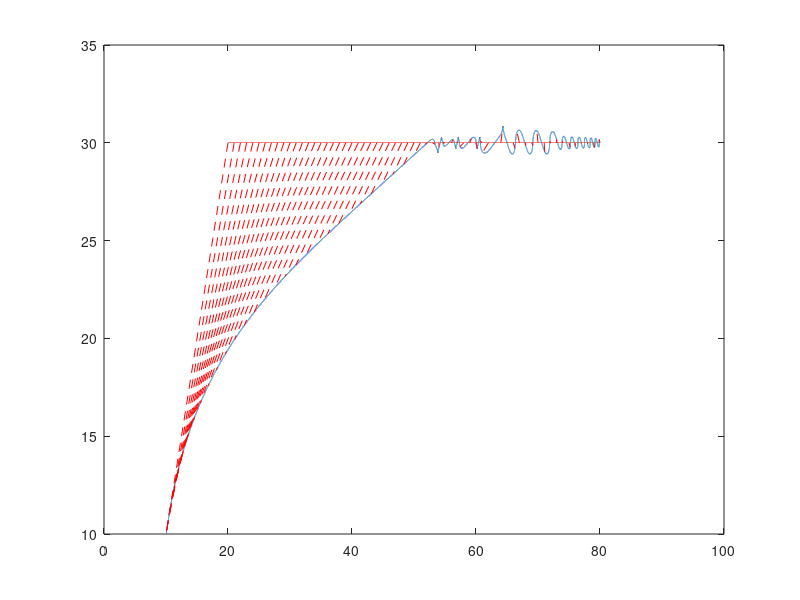
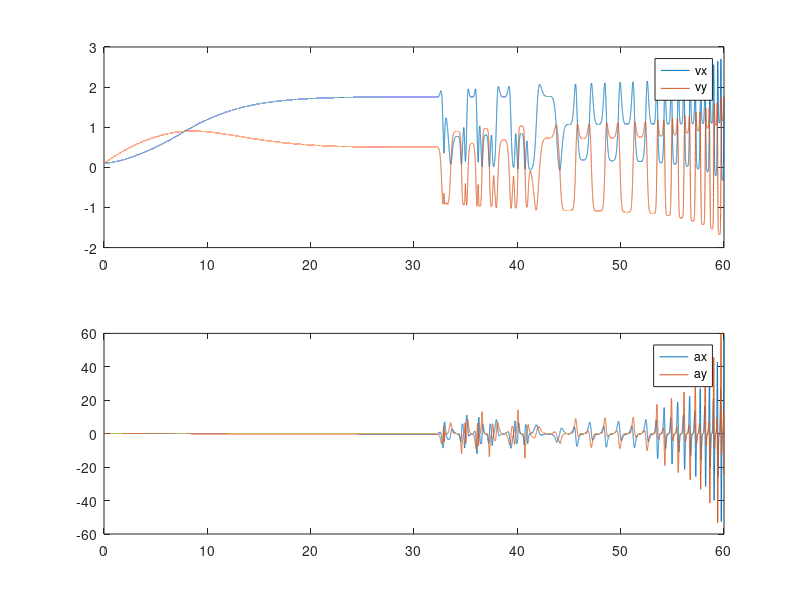
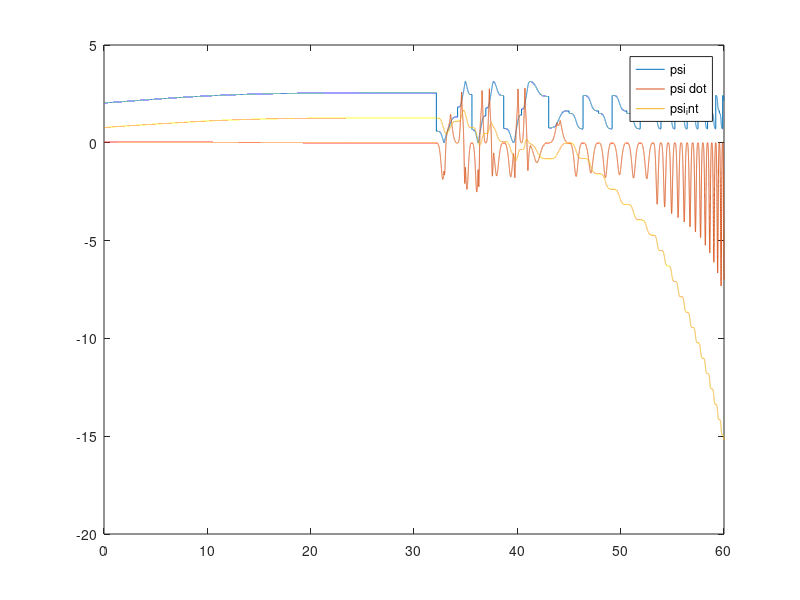

Source code (MATLAB) for these figures, in order:
close all;
clear;

tf = 60;
dt = 0.001;

target_start = [20; 30];
target_position = target_start;
target_velocity = [1; 0];

q_start = [10; 10];
q_position = q_start;
q_velocity = [0.1; 0.1]; % test what happens with different intital values
q_acceleration = [0;0];

simCounter = 1;

psi_int = 0;
for t = 0:dt:tf

	lambda = 5;
	
	% this implementation is not correct. look at the graphs. try to plot
	% the angle and see thats it derivative goes to 0
	LOS = -target_position + q_position;
	LOS_hist(:, simCounter) = LOS;
	
	psi = acos(dot(target_velocity, LOS)/(norm(LOS) * norm(target_velocity)));
	psi_hist(simCounter) = psi;
	chi_diff_q = acos(dot(q_velocity, LOS)/(norm(LOS) * norm(q_velocity)));
	chi_q_hist(simCounter) = chi_diff_q;
	chi_diff_t = acos(dot(target_velocity, LOS)/(norm(LOS) * norm(target_velocity)));
	chi_t_hist(simCounter) = chi_diff_t;
	
	psi_dot = (norm(target_velocity)*sin(chi_diff_t) - norm(q_velocity)*sin(chi_diff_q))/norm(LOS);
	psid_t_hist(simCounter) = norm(target_velocity)*sin(chi_diff_t);
	psid_q_hist(simCounter) = norm(q_velocity)*sin(chi_diff_q);
	psi_dot_hist(simCounter) = psi_dot;
	
	
	psi_int = psi_int + psi_dot * dt; 
	psi_int_hist(simCounter) = psi_int;
	
	v_r = q_velocity - target_velocity;
	
	a_des_mag = lambda * norm(v_r) * psi_dot;

	rot_matrix = [0, -1; 1, 0];
	
	v_r_norm = v_r/norm(v_r);

	
	a = (sign(LOS(2)) * (a_des_mag * (rot_matrix * v_r_norm))); %null(temp(:).');
	q_accleration = a;
	q_acc_past(:, simCounter) = q_accleration;
	
	q_velocity = q_velocity + q_accleration * dt;
	q_vel_past(:, simCounter) = q_velocity;
	
	q_position = q_position + q_velocity * dt;
	q_past_pos(:, simCounter) = q_position;
	
	target_position = target_position + target_velocity * dt;
	target_past_pos(:, simCounter) = target_position;
	
	if (abs(target_position - q_position) < 0.001)
		fprintf('Target intercepted. Time: %i\n', t);
		t = tf + 1;
	end
	
	simCounter = simCounter + 1;
end

figure;
plot(q_past_pos(1, :), q_past_pos(2, :));
hold on
plot(target_past_pos(1, :), target_past_pos(2, :));
for n = 1:1000:simCounter-1
	x_temp = [target_past_pos(1, n), target_past_pos(1, n) + LOS_hist(1, n)];
	y_temp = [target_past_pos(2, n), target_past_pos(2, n) + LOS_hist(2, n)];
	line(x_temp, y_temp, 'Color', 'red', 'Linestyle', '--');
end
hold off

figure;
subplot(2,1,1);
plot(0:dt:tf, q_vel_past);
legend('vx', 'vy');
subplot(2,1,2);
plot(0:dt:tf, q_acc_past);
legend('ax', 'ay');

figure;
plot(0:dt:tf, psi_hist);
hold on;
plot(0:dt:tf, psi_dot_hist);
plot(0:dt:tf, psi_int_hist + 0.78);
hold off;
legend('psi', 'psi dot', 'psi_int');

% figure;
% plot(0:dt:tf, chi_q_hist);
% hold on;
% plot(0:dt:tf, chi_t_hist);
% hold off;
% legend('chi q', 'chi t');

% figure;
% plot(0:dt:tf, psid_t_hist);
% hold on;
% plot(0:dt:tf, psid_q_hist);
% hold off;
% legend('t portion of psi dot', 'q portion of psi dot');


